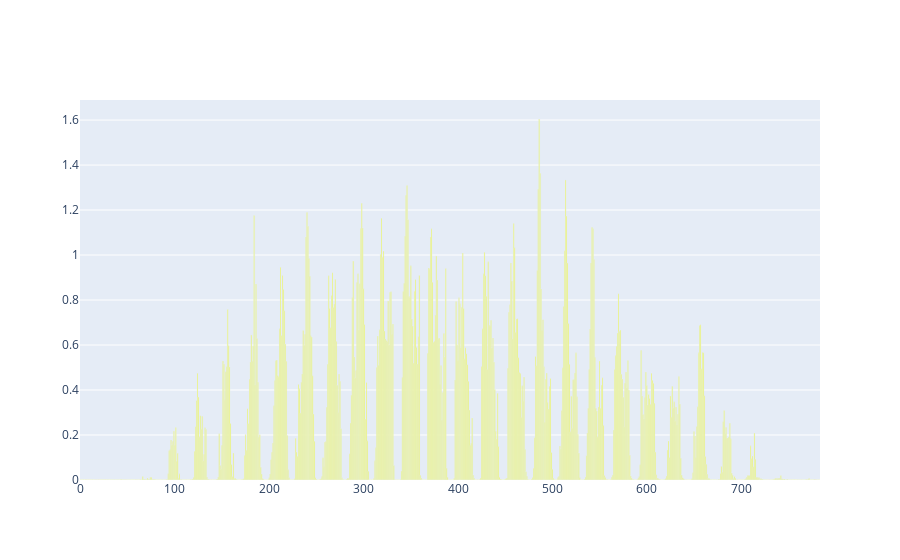

The code cell stored with this chart in its notebook:
### Code cell
W_norm = features / (1e-5 + torch.linalg.norm(features, 2, dim=-1, keepdim=True))
interference = torch.einsum('fh,gh->fg', W_norm, features)
interference[torch.arange(784), torch.arange(784)] = 0
polysemanticity = torch.linalg.norm(interference, dim=-1).cpu()

norms = torch.linalg.norm(features, 2, dim=-1).cpu()

WtW = torch.einsum('ih,oh->io', features, features).cpu()
print(polysemanticity.shape)
print(norms)

x = torch.arange(784)
width = 0.9
fig = go.Figure(go.Bar(x=x.detach().numpy(), 
        y=norms.detach().numpy(),
        marker=dict(
            color=polysemanticity.detach().numpy(),
            cmin=0,
            cmax=1
        ),
        width=width,
        ))
fig.show()

### Figure 1 — Plotly figure (JSON) as saved in the notebook; plotly's stock layout.template omitted (floating-point values rounded to 4 significant figures; data arrays with more than 128 entries replaced by an {"elided": "..."} marker saying what was removed)
{"data": [{"marker": {"cmax": 1, "cmin": 0, "color": {"elided": "784 float values"}}, "type": "bar", "width": 0.9, "x": {"elided": "784 int values"}, "y": {"elided": "784 float values"}}], "layout": {}}
